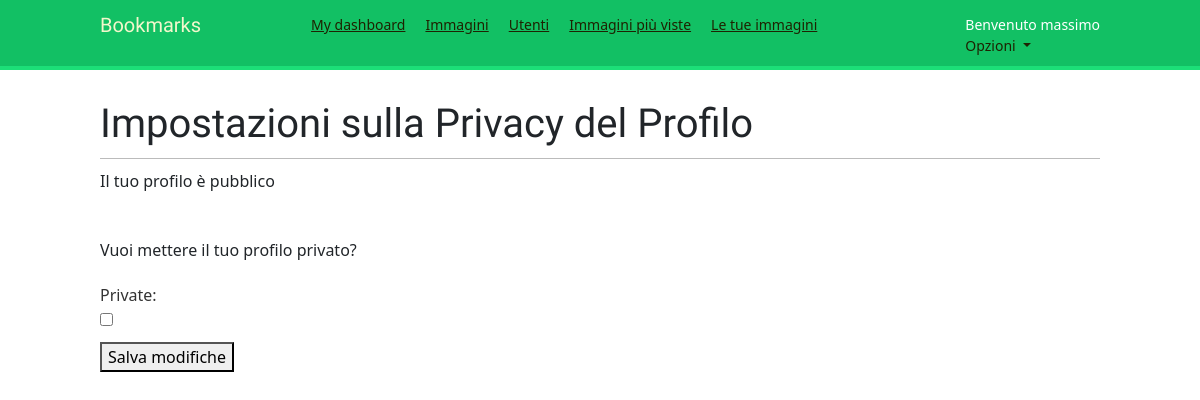
The page /account/user/account/ (signed in) on the database as committed earlier.
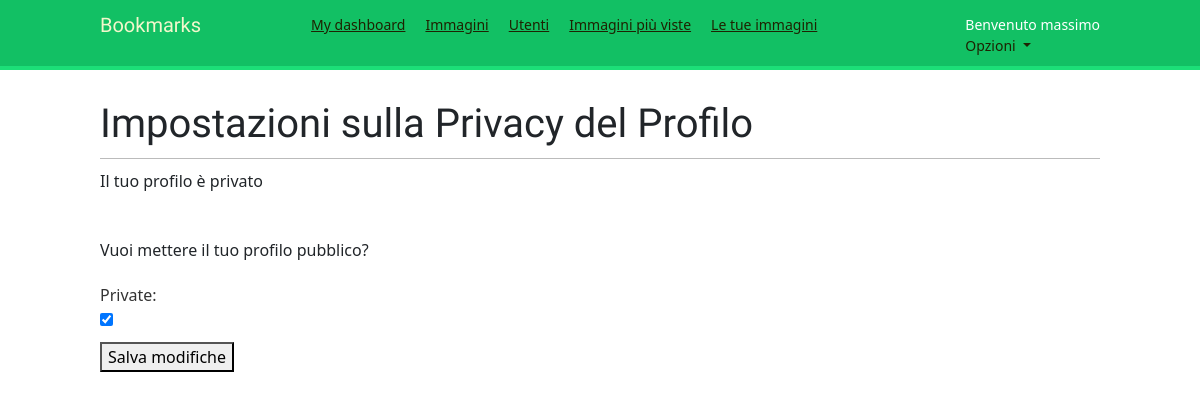
The same page on the database as committed later.
### account/models.py (models this page shows, shortened)
class Profile(models.Model):
    user = models.OneToOneField(settings.AUTH_USER_MODEL, on_delete=models.CASCADE)
    date_of_birth = models.DateField(blank=True, null=True)
    photo = models.ImageField(upload_to='users/%Y/%m/%d/', blank=True, default='users/default/profile_default_icon.png')
    private = models.BooleanField(default=False)

### account/views.py (the view)
# urls.py: path('user/account/', views.private_profile, name = 'private_profile'),
@login_required
def private_profile(request):
    profile = Profile.objects.get(user=request.user)
    if request.method == 'POST':
        form = ProfilePrivacyForm(request.POST, instance=profile)
        if form.is_valid():
            form.save()
            messages.success(request, 'Impostazioni sulla privacy del profilo aggiornate con successo')
            return redirect('dashboard')
    else:
        form = ProfilePrivacyForm(instance=profile)
    return render(request, 'account/user/profile_privacy.html', {'form': form, 'profile': profile})

### account/forms.py
class ProfilePrivacyForm(forms.ModelForm):
    class Meta:
        model = Profile
        fields = ['private',]

### account/templates/account/user/profile_privacy.html (shortened to what this page needs)
{% extends "base.html" %}
{% block content %}
<h1>Impostazioni sulla Privacy del Profilo</h1>
<form method="post">
    <p>
        Il tuo profilo è
            {% if profile.private %}
                privato
            {% else %}
                pubblico
            {% endif %}
    </p>
    <br/>
    <p>Vuoi mettere il tuo profilo {% if profile.private %} pubblico{% else %} privato{% endif %}?</p>
    {{ form.as_p }}
    <button type="submit">Salva modifiche</button>
</form>
{% endblock %}

Rows that differ between the two databases and show on the page:
changed Profile: private "☐" → "☑"
